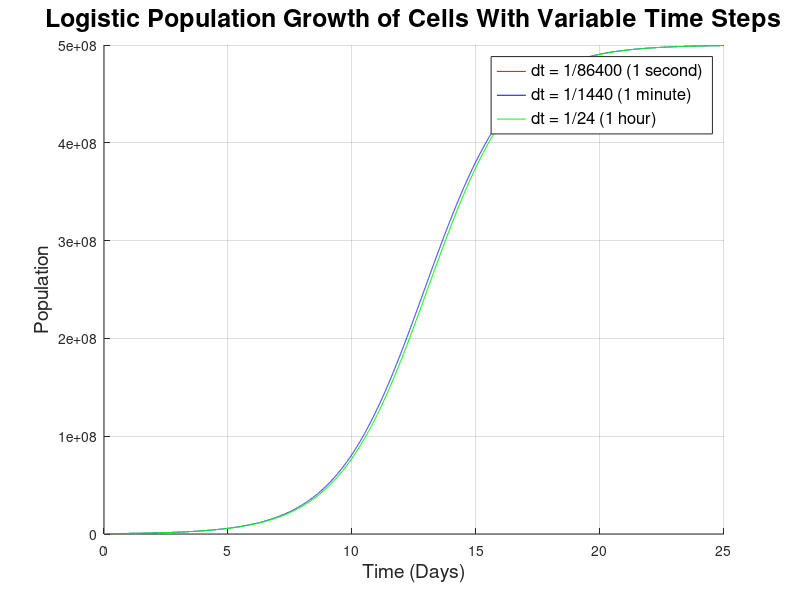

The MATLAB source for this figure:
%Saun-Jay Samuels: 01/12/2025
%Script for the numerical solution of a cell population problem
%Utilizing the Euler differential equation solver

clear
clc
close all


K = 5e8; %Carrying capacity
r = 0.56; %Birth rate
P0 = 120 * 3000; %Initial population
time_days = 25; %Total simulation time in days

%(time steps)
dt_values = [1/86400, 1/1440, 1/24]; %Seconds, minutes, and hours

% cell array to store results
Pall_all = cell(1, length(dt_values)); %Population arrays for different dt
time_all = cell(1, length(dt_values)); %Time arrays for different dt

%Loop over dt values
for i = 1:length(dt_values)
    dt = dt_values(i); %Current time step
    iterations = round(time_days / dt); %Number of iterations
    
    % Initialize variables
    Pall = zeros(1, iterations); %Holds population values
    P = P0; %Set initial population
    time = dt*(0:iterations-1); %Time vector
    
    %Euler's method loop
    for k = 1:iterations
        Pall(k) = P; %Store population
        dPdt = r*P*(1 - (P/K)); %Logistic growth model
        P = dt*dPdt + P; %Update population
    end
    
    % Store results
    Pall_all{i} = Pall;
    time_all{i} = time;
end

%Plot results for different dt values
figure('Color', 'w');
hold on;
plot(time_all{1}, Pall_all{1}, 'r-', 'DisplayName', 'dt = 1/86400 (1 second)');
plot(time_all{2}, Pall_all{2}, 'b-', 'DisplayName', 'dt = 1/1440 (1 minute)');
plot(time_all{3}, Pall_all{3}, 'g-', 'DisplayName', 'dt = 1/24 (1 hour)');
hold off;

%Add labels and legend
title('Logistic Population Growth of Cells With Variable Time Steps', 'FontSize', 18);
xlabel('Time (Days)', 'FontSize', 14);
ylabel('Population', 'FontSize', 14);
legend('FontSize', 12, 'Location', 'best');
grid on;

%Time taken for petri dish to reach 80% saturation
P80pct=find((Pall-0.8*K)>0,1);
T=P80pct*dt;
days=floor(T); % Converting time to days,hours,minutes,seconds
h=rem(T,days)*24;
hours=floor(h);
m=rem(h,1)*60;
minutes=floor(m);
s=rem(m,1)*60;
seconds=floor(rem(s,1)*60);
fprintf('80%% saturation will be reached in:\n')
fprintf('%2.0f days %2.0f hrs %2.0f min %2.0fsec\n\n',days,hours,minutes,seconds)

% Determine seed density for 80% saturation at exactly 8 days
target_time = 8; % in days
P_target = 0.8 * K; % 80% saturation

% Solve for P0 using logistic growth equation
P0_solution = K / (1 + ((K / P_target) - 1) * exp(-r * target_time));
seed_density = P0_solution / 120; % Convert to cells/cm^2

% Check if the solution meets the ±0.25% criterion
final_population = K / (1 + ((K / P0_solution) - 1) * exp(-r * target_time));
error_margin = abs((final_population - P_target) / P_target);

if error_margin <= 0.0025
    fprintf('It is possible to achieve 80%% saturation in exactly 8 days.\n');
    fprintf('Required seeding density: %.2f cells/cm^2\n', seed_density);
else
    fprintf('It is not possible to achieve 80%% saturation in exactly 8 days within the ±0.25%% error margin.\n');
end
